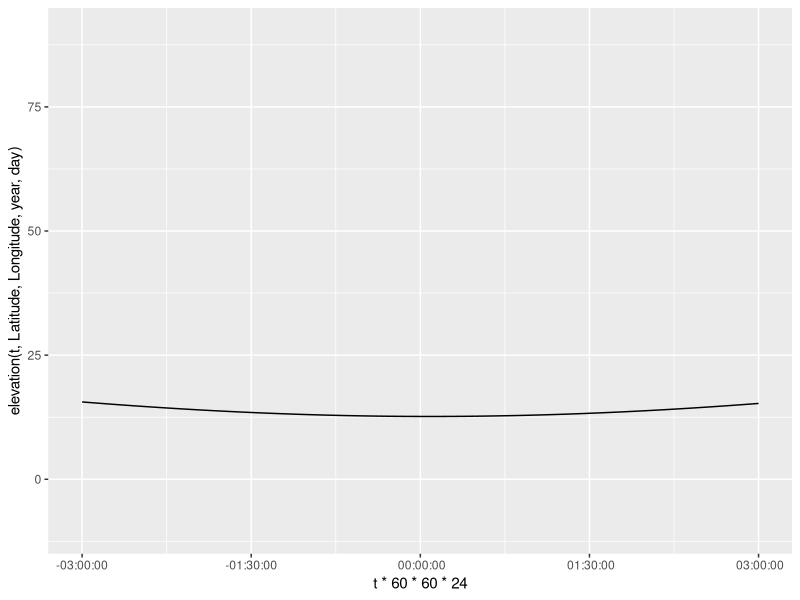
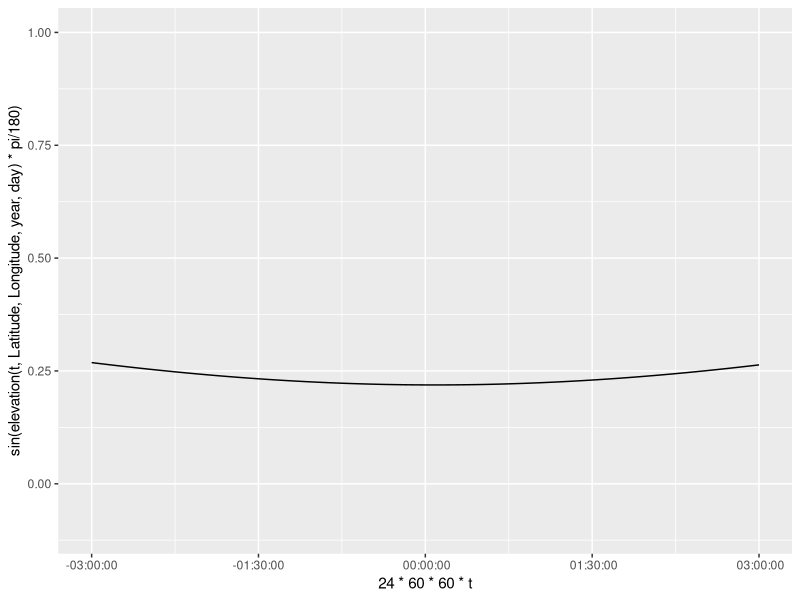
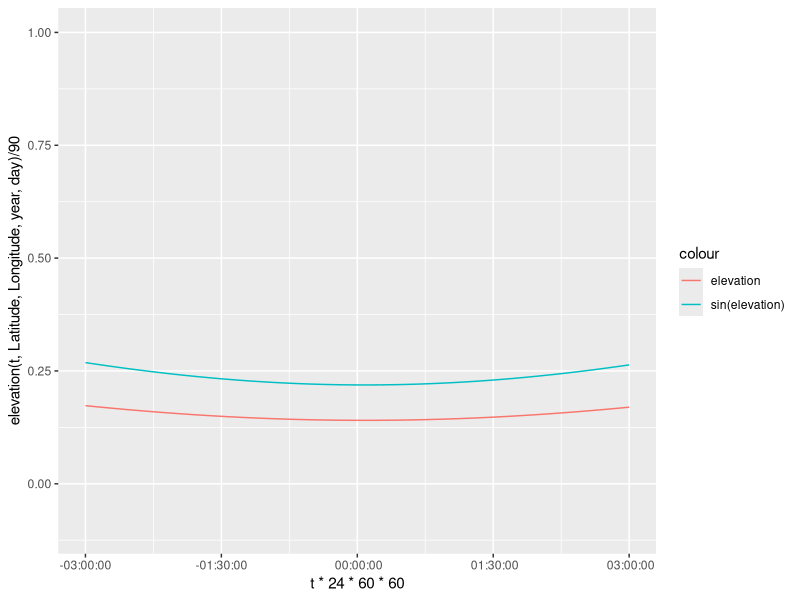
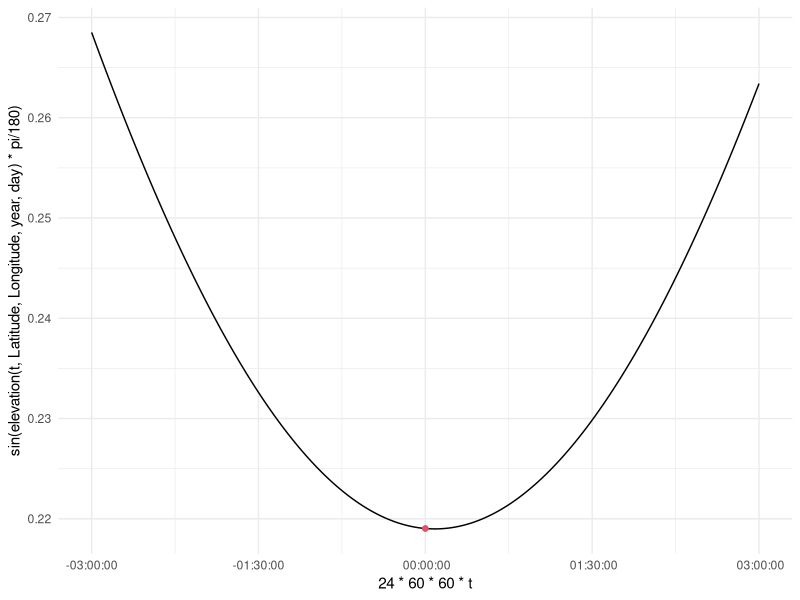

Write R code to recreate these figures, in order. (Note: this script raises an error after producing the figures.)
library(ggplot2)
Latitude = -80
Longitude = 0
year = 2008
day = 5
t=.5
Sunrise = 0 #initializing for global assignment
Sunset = 0 #initializing for global assignment

elevation = function(t,Latitude,Longitude,year,day){
  #Converting the year and day to Julian Day and Century. 2454466.5 is
  #12:00 AM of Jan 1 2008. Using mid day as the average 2454467 is Jan 1 2008
  #ifelse(year == 2008, JulianDay = 2454466+day, JulianDay = 2454467+day+(year-2008)*365);
  JulianDay = 2454466+day;
  ##Calculate solar position constants for the day in question. These
  ##functions were obtained from an NOAA Solar Calculations spreadsheet.
  ##Note: the variation seen throughout a given day is so small that we can
  ##treat these as constants. More on this later.
  JulianCentury = (JulianDay-2451545)/36525;
  GeomMeanLongSunDeg = (280.46646+JulianCentury*(36000.76983+JulianCentury*.0003032))%%360;
  GeomMeanAnomSunDeg = 357.52911+JulianCentury*(35999.05029 - 0.0001537*JulianCentury);
  EccentEarthOrbit = 0.016708634-JulianCentury*(0.000042037+0.0000001267*JulianCentury);
  SunEqOfCtr = sin(pi/180*(GeomMeanAnomSunDeg))*(1.914602-JulianCentury*(0.004817+0.000014*JulianCentury))+sin(pi/180*(2*GeomMeanAnomSunDeg))*(0.019993-0.000101*JulianCentury)+sin(pi/180*(3*GeomMeanAnomSunDeg))*0.000289;
  SunTrueLongDeg = GeomMeanLongSunDeg+SunEqOfCtr;
  SunAppLongDeg = SunTrueLongDeg-0.00569-0.00478*sin(pi/180*(125.04-1934.136*JulianCentury));
  MeanObliqEclipticDeg = 23+(26+((21.448-JulianCentury*(46.815+JulianCentury*(0.00059-JulianCentury*0.001813))))/60)/60;
  ObliqCorrDeg = MeanObliqEclipticDeg+0.00256*cos(pi/180*(125.04-1934.136*JulianCentury));
  SunDeclineDeg = 180/pi*(asin(sin(pi/180*(ObliqCorrDeg))*sin(pi/180*(SunAppLongDeg))));
  vary = tan(pi/180*(ObliqCorrDeg/2))*tan(pi/180*(ObliqCorrDeg/2));
  EqOfTimeMinutes = 4*180/pi*(vary*sin(2*pi/180*(GeomMeanLongSunDeg))-2*EccentEarthOrbit*sin(pi/180*(GeomMeanAnomSunDeg))+4*EccentEarthOrbit*vary*sin(pi/180*(GeomMeanAnomSunDeg))*cos(2*pi/180*(GeomMeanLongSunDeg))-0.5*vary*vary*sin(4*pi/180*(GeomMeanLongSunDeg))-1.25*EccentEarthOrbit*EccentEarthOrbit*sin(2*pi/180*(GeomMeanAnomSunDeg)));

  ## Define maximum PAR ratio: Solar Constant*.487(%of radiation that makes up PAR)*scale(100)/Sin(90)
  MaxRatio=.487*1361*100;
  srssangle = 90;
  HAval = cos(pi/180*(srssangle))/(cos(pi/180*(Latitude))*cos(pi/180*(SunDeclineDeg)))-tan(pi/180*(Latitude))*tan(pi/180*(SunDeclineDeg));
  if (HAval <= -1){
    HASunriseDeg = 180
  } else if (HAval >= 1) {
    HASunriseDeg = 0
  } else {
    HASunriseDeg = 180/pi*acos(HAval)
  }
  SunlightDuration = HASunriseDeg/180;

  A = sin(Latitude*pi/180)*sin(SunDeclineDeg*pi/180);
  B = cos(Latitude*pi/180)*cos(SunDeclineDeg*pi/180);

  SolarNoon = (720-4*Longitude-EqOfTimeMinutes+0*60)/1440;
  assign("Sunrise", ((SolarNoon*1440-HASunriseDeg*4)/1440)%%1, envir = .GlobalEnv); #keep sunrise positive and between zero and 1
  assign("Sunset", Sunrise+SunlightDuration, envir = .GlobalEnv); #assign SR/SS to global for use in other functions

  C = EqOfTimeMinutes/4+Longitude;

  return(90-(acos(A+B*cos((t*360+C+180)*pi/180)))*180/pi)
    
}

elevation(t,Latitude,Longitude,year,day)

t = seq(Sunrise-1/8,Sunset+1/8,1/(8*100))
ggplot(data = NULL, aes(x = t*60*60*24, y = elevation(t,Latitude,Longitude,year,day)))+
  coord_cartesian(ylim = c(-10,90))+
  geom_line()+
  scale_x_time()
            
ggplot(data = NULL, aes(x = 24*60*60*t, y = sin(elevation(t,Latitude,Longitude,year,day)*pi/180)))+
  coord_cartesian(ylim = c(-.1,1))+
  geom_line()+
  scale_x_time()

ggplot(data = NULL, aes(x = t*24*60*60, y = elevation(t,Latitude,Longitude,year,day)/90, col = "elevation"))+
  coord_cartesian(ylim = c(-.1,1))+
  geom_line()+
  geom_line(data = NULL, aes(x = 24*60*60*t, y = sin(elevation(t,Latitude,Longitude,year,day)*pi/180), col = "sin(elevation)"))+
  labs()+
  scale_x_time()


###Creating projections from each observation

#Max PAR: .487*1361/sin(elevation)
library(tidyverse)

time = c(0,1/8,2/8,3/8,4/8,5/8,6/8,7/8)
time = time+ceiling(Sunrise*8)/8
observations = tibble(time, elevation(time, Latitude, Longitude, year, day))
observations = observations %>%
  select(time, elevation = `elevation(time, Latitude, Longitude, year, day)`)

daylightObservations = observations %>%
  mutate(max_PAR = .487*1361*sin(elevation*pi/180)) %>%
  filter(time < Sunset)

daylightObservations = daylightObservations %>%
  mutate(percentMax = max_PAR/max_PAR)
  
##add points to indicate Sunrise and Sunset
timeSS = c(Sunrise, Sunset)
observationsSS = tibble(timeSS, elevation(timeSS, Latitude, Longitude, year, day))
observationsSS = observationsSS %>%
  select(time = timeSS, elevation = `elevation(timeSS, Latitude, Longitude, year, day)`) %>%
  mutate(max_PAR = .487*1361*sin(elevation*pi/180))

ggplot(data = NULL, aes(x = 24*60*60*t, y = sin(elevation(t,Latitude,Longitude,year,day)*pi/180)))+
  #coord_cartesian(ylim = c(-.1,1))+
  geom_line()+
  scale_x_time()+
  geom_point(data = daylightObservations, aes(x = time*24*60*60, y = max_PAR/(.487*1361), color = percentMax))+
  scale_color_viridis_c(option = "C")+
  geom_point(data = observationsSS, aes(x = time*24*60*60,  y = max_PAR/(.487*1361)), color = 2)+
  theme_minimal()


###Creating a function that will plot the Wang et al. algorithm for each point

wangInstPAR = function(t, daylightObservations){
  l = dim(daylightObservations)[1]
  if (l == 0){
    return(0)
  }
  wangt = tibble(t) %>%
    mutate(notInDay = t < Sunrise | t > Sunset)
  if (l >= 1){
    wangt = wangt %>%
      mutate(overpass1 = as.numeric(daylightObservations[1,1]),
             PAR1 = as.numeric(daylightObservations[1,3]))
  }
  if (l >= 2){
    wangt = wangt %>%
      mutate(overpass2 = as.numeric(daylightObservations[2,1]),
             PAR2 = as.numeric(daylightObservations[2,3]))
  }
  if (l >= 3){
    wangt = wangt %>%
      mutate(overpass3 = as.numeric(daylightObservations[3,1]),
             PAR3 = as.numeric(daylightObservations[3,3]))
  }
  if (l >= 4){
    wangt = wangt %>%
      mutate(overpass4 = as.numeric(daylightObservations[4,1]),
             PAR4 = as.numeric(daylightObservations[4,3]))
  }
  if (l >= 5){
    wangt = wangt %>%
      mutate(overpass5 = as.numeric(daylightObservations[5,1]),
             PAR5 = as.numeric(daylightObservations[5,3]))
  }
  if (l >= 6){
    wangt = wangt %>%
      mutate(overpass6 = as.numeric(daylightObservations[6,1]),
             PAR6 = as.numeric(daylightObservations[6,3]))
  }
  if (l >= 7){
    wangt = wangt %>%
      mutate(overpass7 = as.numeric(daylightObservations[7,1]),
             PAR7 = as.numeric(daylightObservations[7,3]))
  }
  if (l >= 8){
    wangt = wangt %>%
      mutate(overpass8 = as.numeric(daylightObservations[8,1]),
             PAR8 = as.numeric(daylightObservations[8,3]))
  }
  
  # create index and initialize instPAR column
  wangt = wangt %>%
    mutate(instPAR = round((t-Sunrise+1/8)*800+1))
  
  #identify times before sunrise
  group = wangt %>%
    filter(t<=Sunrise) %>%
    select(instPAR)
  #set instPAR equal to 0.
  wangt$instPAR[group$instPAR] = 0
  
  #identify times after sunset
  group = wangt %>%
    filter(t>= Sunset) %>%
    select(instPAR)
  #set instPAR equal to 0.
  wangt$instPAR[group$instPAR] = 0
  
  if (l >= 1){
    #identify times between sunrise and first observation
    group = wangt %>%
      filter(t>Sunrise & t<=overpass1) %>%
      select(instPAR)
    #calculate instPAR (eq. 6.2)
    wangt$instPAR[group$instPAR] = as_vector(wangt$PAR1*(sin((wangt$t-Sunrise)*pi/(Sunset-Sunrise))/sin((wangt$overpass1-Sunrise)*pi/(Sunset-Sunrise))))[group$instPAR]
  }
  
  if (l >= 2){
    #identify times between first and second observation
    group = wangt %>%
      filter(t>overpass1 & t<=overpass2) %>%
      select(instPAR)
    #calculate instPAR (eq. 6.4)
    wangt$instPAR[group$instPAR] = as_vector((wangt$overpass2-wangt$t)/(wangt$overpass2-wangt$overpass1)*(wangt$PAR1*(sin((wangt$t-Sunrise)*pi/(Sunset-Sunrise))/sin((wangt$overpass1-Sunrise)*pi/(Sunset-Sunrise))))+
                                               (wangt$t-wangt$overpass1)/(wangt$overpass2-wangt$overpass1)*(wangt$PAR2*(sin((wangt$t-Sunrise)*pi/(Sunset-Sunrise))/sin((wangt$overpass2-Sunrise)*pi/(Sunset-Sunrise)))))[group$instPAR]
  }
  
  if (l >= 3){
    #identify times between second and third observation
    group = wangt %>%
      filter(t>overpass2 & t<=overpass3) %>%
      select(instPAR)
    #calculate instPAR (eq. 6.4)
    wangt$instPAR[group$instPAR] = as_vector((wangt$overpass3-wangt$t)/(wangt$overpass3-wangt$overpass2)*(wangt$PAR2*(sin((wangt$t-Sunrise)*pi/(Sunset-Sunrise))/sin((wangt$overpass2-Sunrise)*pi/(Sunset-Sunrise))))+
                                               (wangt$t-wangt$overpass2)/(wangt$overpass3-wangt$overpass2)*(wangt$PAR3*(sin((wangt$t-Sunrise)*pi/(Sunset-Sunrise))/sin((wangt$overpass3-Sunrise)*pi/(Sunset-Sunrise)))))[group$instPAR]
  }
  
  if (l >= 4){
    #identify times between third and forth observation
    group = wangt %>%
      filter(t>overpass3 & t<=overpass4) %>%
      select(instPAR)
    #calculate instPAR (eq. 6.4)
    wangt$instPAR[group$instPAR] = as_vector((wangt$overpass4-wangt$t)/(wangt$overpass4-wangt$overpass3)*(wangt$PAR3*(sin((wangt$t-Sunrise)*pi/(Sunset-Sunrise))/sin((wangt$overpass3-Sunrise)*pi/(Sunset-Sunrise))))+
                                               (wangt$t-wangt$overpass3)/(wangt$overpass4-wangt$overpass3)*(wangt$PAR4*(sin((wangt$t-Sunrise)*pi/(Sunset-Sunrise))/sin((wangt$overpass4-Sunrise)*pi/(Sunset-Sunrise)))))[group$instPAR]
  }
  
  if (l >= 5){
    #identify times between forth and fifth observation
    group = wangt %>%
      filter(t>overpass4 & t<=overpass5) %>%
      select(instPAR)
    #calculate instPAR (eq. 6.4)
    wangt$instPAR[group$instPAR] = as_vector((wangt$overpass5-wangt$t)/(wangt$overpass5-wangt$overpass4)*(wangt$PAR4*(sin((wangt$t-Sunrise)*pi/(Sunset-Sunrise))/sin((wangt$overpass4-Sunrise)*pi/(Sunset-Sunrise))))+
                                               (wangt$t-wangt$overpass4)/(wangt$overpass5-wangt$overpass4)*(wangt$PAR5*(sin((wangt$t-Sunrise)*pi/(Sunset-Sunrise))/sin((wangt$overpass5-Sunrise)*pi/(Sunset-Sunrise)))))[group$instPAR]
  }
  
  if (l >= 6){
    #identify times between fifth and sixth observation
    group = wangt %>%
      filter(t>overpass5 & t<=overpass6) %>%
      select(instPAR)
    #calculate instPAR (eq. 6.4)
    wangt$instPAR[group$instPAR] = as_vector((wangt$overpass6-wangt$t)/(wangt$overpass6-wangt$overpass5)*(wangt$PAR5*(sin((wangt$t-Sunrise)*pi/(Sunset-Sunrise))/sin((wangt$overpass5-Sunrise)*pi/(Sunset-Sunrise))))+
                                               (wangt$t-wangt$overpass5)/(wangt$overpass6-wangt$overpass5)*(wangt$PAR6*(sin((wangt$t-Sunrise)*pi/(Sunset-Sunrise))/sin((wangt$overpass6-Sunrise)*pi/(Sunset-Sunrise)))))[group$instPAR]
  }
  
  if (l >= 7){
    #identify times between sixth and seventh observation
    group = wangt %>%
      filter(t>overpass6 & t<=overpass7) %>%
      select(instPAR)
    #calculate instPAR (eq. 6.4)
    wangt$instPAR[group$instPAR] = as_vector((wangt$overpass7-wangt$t)/(wangt$overpass7-wangt$overpass6)*(wangt$PAR6*(sin((wangt$t-Sunrise)*pi/(Sunset-Sunrise))/sin((wangt$overpass6-Sunrise)*pi/(Sunset-Sunrise))))+
                                               (wangt$t-wangt$overpass6)/(wangt$overpass7-wangt$overpass6)*(wangt$PAR7*(sin((wangt$t-Sunrise)*pi/(Sunset-Sunrise))/sin((wangt$overpass7-Sunrise)*pi/(Sunset-Sunrise)))))[group$instPAR]
  }
  
  if (l >= 8){
    #identify times between seventh and eigth observation
    group = wangt %>%
      filter(t>overpass7 & t<=overpass8) %>%
      select(instPAR)
    #calculate instPAR (eq. 6.4)
    wangt$instPAR[group$instPAR] = as_vector((wangt$overpass8-wangt$t)/(wangt$overpass8-wangt$overpass7)*(wangt$PAR7*(sin((wangt$t-Sunrise)*pi/(Sunset-Sunrise))/sin((wangt$overpass7-Sunrise)*pi/(Sunset-Sunrise))))+
                                               (wangt$t-wangt$overpass7)/(wangt$overpass8-wangt$overpass7)*(wangt$PAR8*(sin((wangt$t-Sunrise)*pi/(Sunset-Sunrise))/sin((wangt$overpass8-Sunrise)*pi/(Sunset-Sunrise)))))[group$instPAR]
  }
  
  #find last observation before Sunset
  if (l == 1){
    #identify times between last observation and Sunset
    group = wangt %>%
      filter(t>overpass1 & t<=Sunset) %>%
      select(instPAR)
    #calculate instPAR (eq. 6.2)
    wangt$instPAR[group$instPAR] = as_vector(wangt$PAR1*(sin((wangt$t-Sunrise)*pi/(Sunset-Sunrise))/sin((wangt$overpass1-Sunrise)*pi/(Sunset-Sunrise))))[group$instPAR]
  } else if (l == 2){
    #identify times between last observation and Sunset
    group = wangt %>%
      filter(t>overpass2 & t<=Sunset) %>%
      select(instPAR)
    #calculate instPAR (eq. 6.2)
    wangt$instPAR[group$instPAR] = as_vector(wangt$PAR2*(sin((wangt$t-Sunrise)*pi/(Sunset-Sunrise))/sin((wangt$overpass2-Sunrise)*pi/(Sunset-Sunrise))))[group$instPAR]
  } else if (l == 3){
    #identify times between last observation and Sunset
    group = wangt %>%
      filter(t>overpass3 & t<=Sunset) %>%
      select(instPAR)
    #calculate instPAR (eq. 6.2)
    wangt$instPAR[group$instPAR] = as_vector(wangt$PAR3*(sin((wangt$t-Sunrise)*pi/(Sunset-Sunrise))/sin((wangt$overpass3-Sunrise)*pi/(Sunset-Sunrise))))[group$instPAR]
  } else if (l == 4){
    #identify times between last observation and Sunset
    group = wangt %>%
      filter(t>overpass4 & t<=Sunset) %>%
      select(instPAR)
    #calculate instPAR (eq. 6.2)
    wangt$instPAR[group$instPAR] = as_vector(wangt$PAR4*(sin((wangt$t-Sunrise)*pi/(Sunset-Sunrise))/sin((wangt$overpass4-Sunrise)*pi/(Sunset-Sunrise))))[group$instPAR]
  } else if (l == 5){
    #identify times between last observation and Sunset
    group = wangt %>%
      filter(t>overpass5 & t<=Sunset) %>%
      select(instPAR)
    #calculate instPAR (eq. 6.2)
    wangt$instPAR[group$instPAR] = as_vector(wangt$PAR5*(sin((wangt$t-Sunrise)*pi/(Sunset-Sunrise))/sin((wangt$overpass5-Sunrise)*pi/(Sunset-Sunrise))))[group$instPAR]
  } else if (l == 6){
    #identify times between last observation and Sunset
    group = wangt %>%
      filter(t>overpass6 & t<=Sunset) %>%
      select(instPAR)
    #calculate instPAR (eq. 6.2)
    wangt$instPAR[group$instPAR] = as_vector(wangt$PAR6*(sin((wangt$t-Sunrise)*pi/(Sunset-Sunrise))/sin((wangt$overpass6-Sunrise)*pi/(Sunset-Sunrise))))[group$instPAR]
  } else if (l == 7){
    #identify times between last observation and Sunset
    group = wangt %>%
      filter(t>overpass7 & t<=Sunset) %>%
      select(instPAR)
    #calculate instPAR (eq. 6.2)
    wangt$instPAR[group$instPAR] = as_vector(wangt$PAR7*(sin((wangt$t-Sunrise)*pi/(Sunset-Sunrise))/sin((wangt$overpass7-Sunrise)*pi/(Sunset-Sunrise))))[group$instPAR]
  } else if (l == 8){
    #identify times between last observation and Sunset
    group = wangt %>%
      filter(t>overpass8 & t<=Sunset) %>%
      select(instPAR)
    #calculate instPAR (eq. 6.2)
    wangt$instPAR[group$instPAR] = as_vector(wangt$PAR8*(sin((wangt$t-Sunrise)*pi/(Sunset-Sunrise))/sin((wangt$overpass8-Sunrise)*pi/(Sunset-Sunrise))))[group$instPAR]
  }
  
  return(wangt$instPAR)
}

wangPercentMax = function(t, daylightObservations){
  wangPercentMaxt = tibble(wangInstPAR(t, daylightObservations)) %>%
    select(InstPAR = 'wangInstPAR(t, daylightObservations)') %>%
    mutate(t = t,
           elevation = elevation(t, Latitude, Longitude, year, day),
           maxPAR = sin(elevation*pi/180)*.487*1361)
  wangPercentMaxt = wangPercentMaxt %>%
    mutate(percentMax = InstPAR/maxPAR)
  return(wangPercentMaxt$percentMax)
}

ggplot(data = NULL, aes(x = 24*60*60*t, y = sin(elevation(t,Latitude,Longitude,year,day)*pi/180)))+
  #coord_cartesian(ylim = c(-.1,1))+
  geom_line()+
  scale_x_time()+
  geom_line(data = NULL, aes(x = 24*60*60*t, y = wangInstPAR(t, daylightObservations)/(.487*1361), color = wangPercentMax(t, daylightObservations)))+
  geom_point(data = daylightObservations, aes(x = time*24*60*60, y = max_PAR/(.487*1361), color = percentMax))+
  scale_color_viridis_c(option = "C")+
  geom_point(data = observationsSS, aes(x = time*24*60*60,  y = max_PAR/(.487*1361)), color = 2)+
  theme_minimal()


daylightObservations[1,1]

##create sky based on instPAR percentage of max and raw value (black at night, blue-gray during high-low par/high sun, red at sunset)

sky = tibble(t)

# t[101]=Sunrise
#Sunset = length-100

ggplot(data = NULL, aes(x = 24*60*60*t, y = sin(elevation(t,Latitude,Longitude,year,day)*pi/180)))+
  #coord_cartesian(ylim = c(-.1,1))+
  geom_line()+
  geom_vline(xintercept = 1:3, data =  ,aes())+
  scale_x_time()+
  geom_point(data = daylightObservations, aes(x = time*24*60*60, y = max_PAR/(.487*1361), color = percentMax))+
  scale_color_viridis_c(option = "C")+
  geom_point(data = observationsSS, aes(x = time*24*60*60,  y = max_PAR/(.487*1361)), color = 2)+
  theme_minimal()
